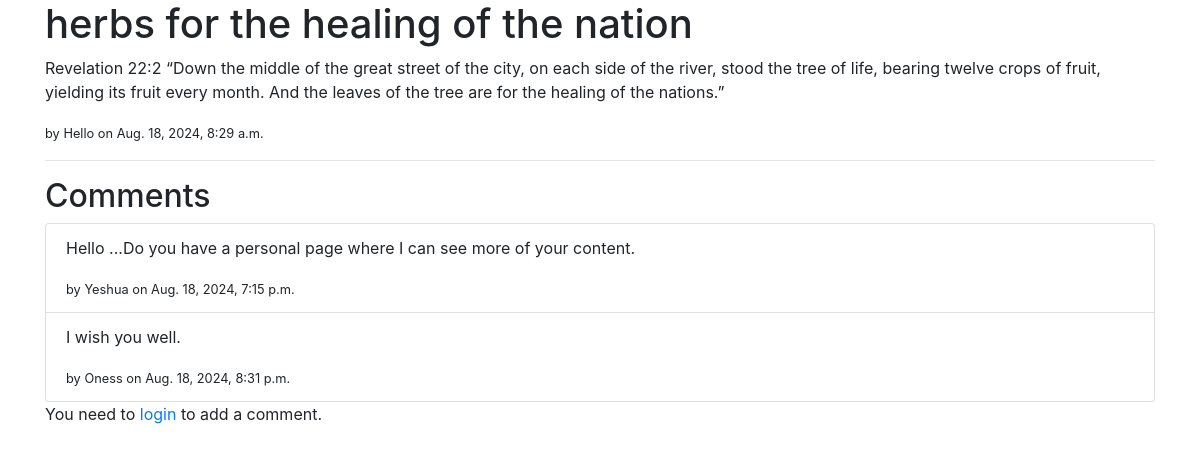
Screenshot of /article/2/ with the database file from the repository.
### blog/models.py (models this page shows, shortened)
class Article(models.Model):
    title = models.CharField(max_length=200)
    content = models.TextField()
    author = models.ForeignKey(User, on_delete=models.CASCADE)
    image = models.ImageField(upload_to='article_images/', null=True, blank=True)  # Added ImageField
    likes = models.ManyToManyField(User, related_name='liked_articles', blank=True)
    created_at = models.DateTimeField(auto_now_add=True)
    updated_at = models.DateTimeField(auto_now=True)

class Comment(models.Model):
    article = models.ForeignKey(Article, related_name='comments', on_delete=models.CASCADE)
    author = models.ForeignKey(User, on_delete=models.CASCADE)
    content = models.TextField()
    created_at = models.DateTimeField(auto_now_add=True)

### blog/views.py (the view)
# urls.py: path('article/<int:pk>/', views.article_detail, name='article_detail'),
def article_detail(request, pk):
    article = get_object_or_404(Article, pk=pk)
    comments = article.comments.all()
    if request.method == 'POST':
        form = CommentForm(request.POST)
        if form.is_valid():
            comment = form.save(commit=False)
            comment.article = article
            comment.author = request.user
            comment.save()
            messages.success(request, "Comment added successfully.")
            return redirect('article_detail', pk=pk)
    else:
        form = CommentForm()
    return render(request, 'blog/article_detail.html', {
        'article': article,
        'comments': comments,
        'form': form
    })

### blog/blog/templates/blog/article_detail.html (shortened to what this page needs)
{% extends 'base.html' %}
{% block content %}
<h1>{{ article.title }}</h1>
<p>{{ article.content }}</p>
<p><small>by {{ article.author }} on {{ article.created_at }}</small></p>
<hr>
<h2>Comments</h2>
<div class="list-group">
    {% for comment in comments %}
        <div class="list-group-item">
            <p>{{ comment.content }}</p>
            <small>by {{ comment.author }} on {{ comment.created_at }}</small>
        </div>
    {% endfor %}
</div>
{% if user.is_authenticated %}
    <form action="" method="post">
        {% csrf_token %}
        {{ form.as_p }}
        <button type="submit" class="btn btn-primary">Add Comment</button>
    </form>
{% else %}
    <p>You need to <a href="{% url 'login' %}">login</a> to add a comment.</p>
{% endif %}
{% endblock %}

### rows the page displays
Article: title "herbs for the healing of the nation", content "Revelation 22:2 “Down the middle of the great street of the city, on each side of the river, stood the tree of life, bearing twelve crops of fruit, yielding its fruit every month. And the leaves of the tree are for the healing of the nations.”", author "Hello", created_at "Aug. 18, 2024, 8:29 a.m."
Comment: content "Hello ...Do you have a personal page where I can see more of your content.", author "Yeshua", created_at "Aug. 18, 2024, 7:15 p.m."
Comment: content "I wish you well.", author "Oness", created_at "Aug. 18, 2024, 8:31 p.m."
